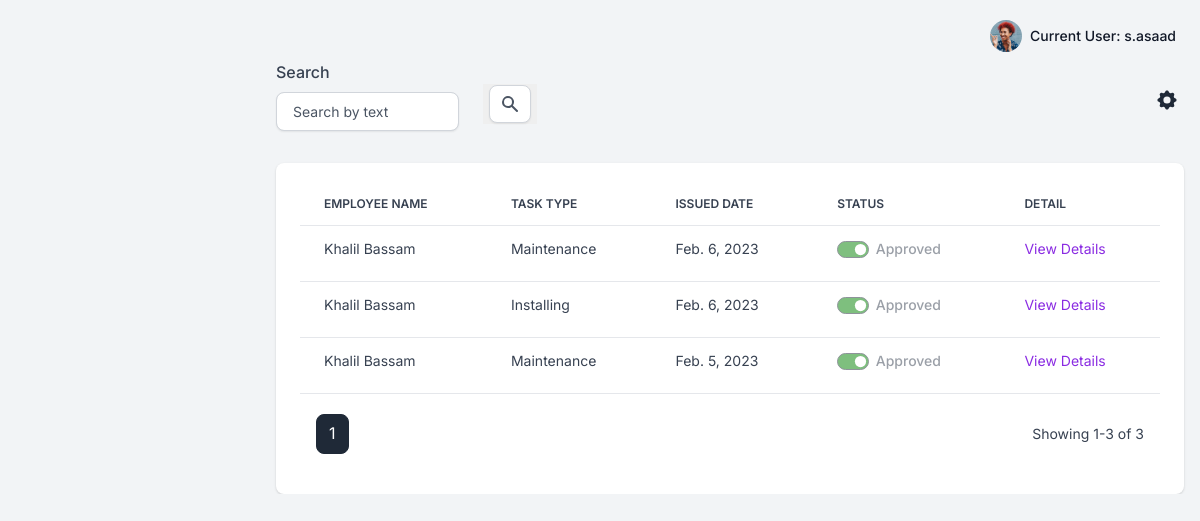
Page /reports/director (signed in) on the committed database.
### apps/reports/models.py (models this page shows, shortened)
class Report(Model):
    STATUS_CHOICES= (
    ('Pending', 'Pending'),
    ('Approved', 'Approved'),
    )
    id=AutoField(primary_key=True,editable=False)
    owner = ForeignKey(Employee,on_delete=SET_NULL,null=True)
    task_type=ForeignKey(Task_type,on_delete=SET_NULL,null=True)
    created_at=DateTimeField(auto_now_add=True)
    status=CharField(max_length=50,choices=STATUS_CHOICES,default='Pending')
    description=TextField(null=True)

class Employee(Model):
    id=AutoField(primary_key=True,editable=False)
    user = OneToOneField(User,on_delete=CASCADE)
    job_title = ForeignKey(Job_title,on_delete=SET_NULL,null=True)
    @property
    def fullname(self):
        return self.user.first_name +" "+self.user.last_name

class Task_type(Model):
    id=AutoField(primary_key=True,editable=False)
    job_title=ForeignKey(Job_title,on_delete=CASCADE,null=True)
    type = CharField(max_length=50,null=True)
    def __str__(self):
        return self.type

### apps/reports/views.py (the view)
# urls.py: path('director',views.DirectorView.as_view(),name='director'),
class DirectorView(LoginRequiredMixin, View):
    paginate_by = 10
    template_name = 'reports/director_list.html'
    def get(self, request):
        search_value = request.GET.get('search')
        form = SearchFilterForm(request.GET or None)
        form.fields['search'].initial = search_value
        x = get_object_or_404(Job_title, employee__user=self.request.user)
        if form.is_valid():
            report_list = form.filter_reports().exclude(owner__user=request.user)
            report_list = report_list.filter(task_type__job_title=x)
        else:
            report_list = Report.objects.filter(task_type__job_title=x).exclude(owner__user=request.user).order_by('-created_at')
        paginator = Paginator(report_list, self.paginate_by)
        page_number = request.GET.get('page')
        page_obj = paginator.get_page(page_number)
        context = {
            'page_obj': page_obj,
            'form': form,
        }
        return render(request, self.template_name, context)

### apps/reports/forms.py (shortened to what this page needs)
class SearchFilterForm(forms.Form):
    search = forms.CharField(widget=forms.TextInput(attrs={'placeholder': 'Search by text'}), required=False)

### apps/context_processors.py (called while the page is built)
def cfg_assets_root(request):
    return { 'ASSETS_ROOT' : settings.ASSETS_ROOT }

### apps/templates/reports/director_list.html (shortened to what this page needs)
{% extends "layouts/base.html" %}
{% block content %}
{% load humanize %}
{% load crispy_forms_tags %}
  <div class="table-settings mb-4">
      <div class="row align-items-center justify-content-between">
          <div class="col col-md-6 col-lg-3 col-xl-4">
            <form method="GET">
                    <div class="row mb-2">
                        <div class="col-sm-8" >
                        {{ form.search|as_crispy_field}}
                        </div>
                        <div class="col-sm-3 ">
                            <br>
                    <button type="submit" style="border: none;">
                    <span class="input-group-text" id="basic-addon2">
                        <svg class="icon icon-xs text-gray-600" fill="currentColor" viewBox="0 0 20 20" xmlns="http://www.w3.org/2000/svg"><path fill-rule="evenodd" d="M8 4a4 4 0 100 8 4 4 0 000-8zM2 8a6 6 0 1110.89 3.476l4.817 4.817a1 1 0 01-1.414 1.414l-4.816-4.816A6 6 0 012 8z" clip-rule="evenodd"></path></svg>
                    </span>
                    </button>
                        </div>
                </div>
            </form>
          </div>
          <div class="col-4 col-md-2 col-xl-1 ps-md-0 text-end">
              <div class="dropdown">
                  <button class="btn btn-link text-dark dropdown-toggle dropdown-toggle-split m-0 p-1" data-bs-toggle="dropdown" aria-haspopup="true" aria-expanded="false">
                  </button>
              </div>
          </div>
      </div>
  </div>
  <div class="card card-body border-0 shadow table-wrapper table-responsive">
      <table class="table table-hover">
          <thead>
              <tr>
                  <th class="border-gray-200">Employee Name</th>
                  <th class="border-gray-200">Task Type</th>
                  <th class="border-gray-200">Issued Date</th>
                  <th class="border-gray-200">Status</th>
                  <th class="border-gray-200">Detail</th>
              </tr>
          </thead>
          <tbody>
              {% if page_obj%}
              {% for report in page_obj %}
                        <tr>
                            <td><span class="fw-normal">{{report.owner.fullname}}</span></td>
                            <td><span class="fw-normal">{{report.task_type}}</span></td>
                            <td><span class="fw-normal">{{report.created_at|naturalday}}</span></td>
                            <td>
                                <span class="form-check form-switch">
                                    {% if report.status == 'Approved' %}
                                    <input class="form-check-input" type="checkbox" id="flexSwitchCheckChecked"  checked style="background-color: green;"  disabled>
                                    <label class="form-check-label" for="flexSwitchCheckChecked">Approved</label>
                                    {% else %}
                                    <input class="form-check-input" type="checkbox" id="flexSwitchCheckChecked" disabled>
                                    <label class="form-check-label" for="flexSwitchCheckChecked">Pending</label>
                                    {% endif %}
                                </span>
                            </td>
                            <td>
                                <a style="color:blueviolet;" href="{% url 'reports:D-detail' report.id %}">View Details</a>
                            </td>
                        </tr>
                {% endfor %}
              {% endif %}
          </tbody>
      </table>
      <div class="card-footer px-3 border-0 d-flex flex-column flex-lg-row align-items-center justify-content-between">
        <nav aria-label="Page navigation example">
            <ul class="pagination mb-0">
              {% if page_obj %}
                      {% for page_number in page_obj.paginator.page_range %}
                          {% if page_number == page_obj.paginator.ELLIPSIS %}
                              {{page_number}}
                          {% else %}
                              <li {% if page_number == page_obj.number %} class="page-item active" {% else %} class="page-item" {% endif %}>
                              <a class="page-link" href="?page={{ page_number }}">{{page_number}}</a>
                              </li>
                          {% endif %}
                      {% endfor %}
                {% endif %}
            </ul>
        </nav>
        <div class="fw-normal small mt-4 mt-lg-0">Showing {{ page_obj.start_index }}-{{ page_obj.end_index }} of {{ page_obj.paginator.count }}</div>
    </div>
  </div>
{% endblock content %}

### apps/templates/includes/navigation.html (shortened to what this page needs)
<nav class="navbar navbar-top navbar-expand navbar-dashboard navbar-dark ps-0 pe-2 pb-0" >
              <div class="container-fluid px-0">
                <div class="d-flex justify-content-between w-100" id="navbarSupportedContent">
                  <ul class="navbar-nav align-items-center">
                    <li class="nav-item dropdown ms-lg-3">
                      <a class="nav-link dropdown-toggle pt-1 px-0" href="#" role="button" data-bs-toggle="dropdown" aria-expanded="false">
                        <div class="media d-flex align-items-center">
                          <img class="avatar rounded-circle" alt="Image placeholder" src="{{ ASSETS_ROOT }}/img/team/profile-picture-3.jpg">
                          <div class="media-body ms-2 text-dark align-items-center d-none d-lg-block">
                            <span class="mb-0 font-small fw-bold text-gray-900">
                              Current User: <strong>{{ request.user.username }}</strong>
                            </span>
                          </div>
                        </div>
                      </a>
                    </li>
                  </ul>
                </div>
              </div>
            </nav>

### rows in the picture
Report: owner.fullname "Khalil Bassam", task_type "Maintenance", created_at "Feb. 6, 2023"
Report: owner.fullname "Khalil Bassam", task_type "Installing", created_at "Feb. 6, 2023"
Report: owner.fullname "Khalil Bassam", task_type "Maintenance", created_at "Feb. 5, 2023"

### other values in the picture
{{ request.user.username }} "s.asaad"
{{ page_number }} "1"
{{ page_obj.start_index }} "1"
{{ page_obj.end_index }} "3"
{{ page_obj.paginator.count }} "3"
